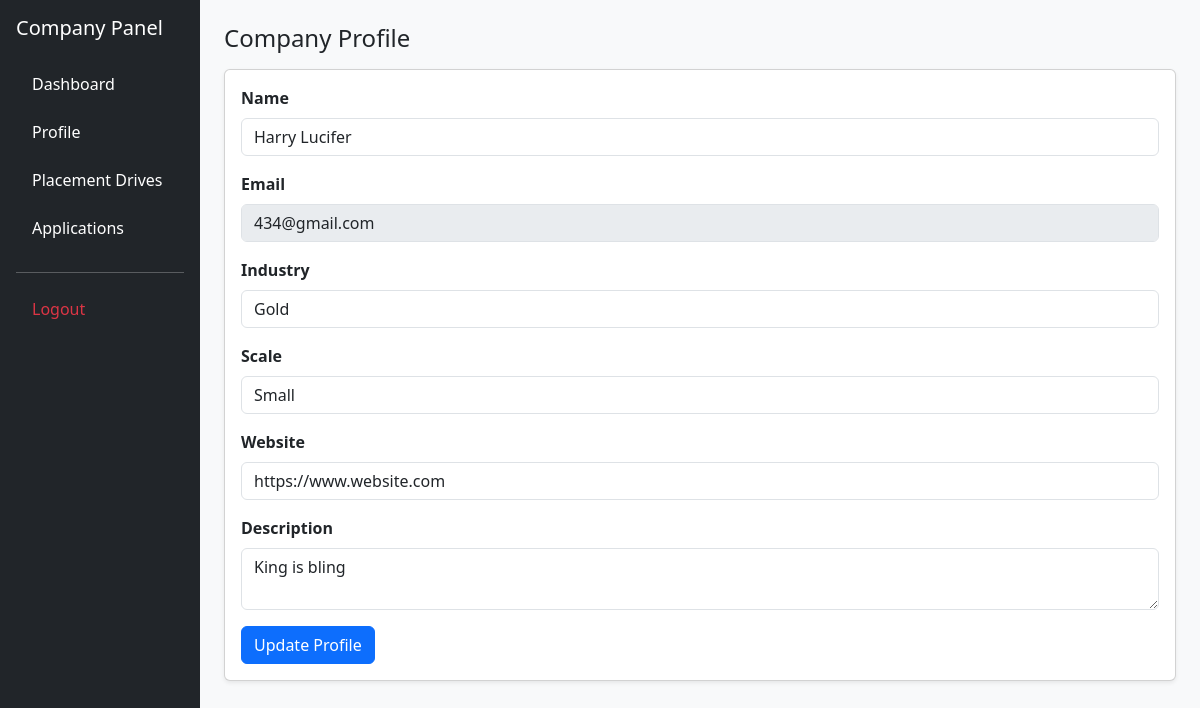
/company/profile (signed in), run on an earlier commit of the app's database.
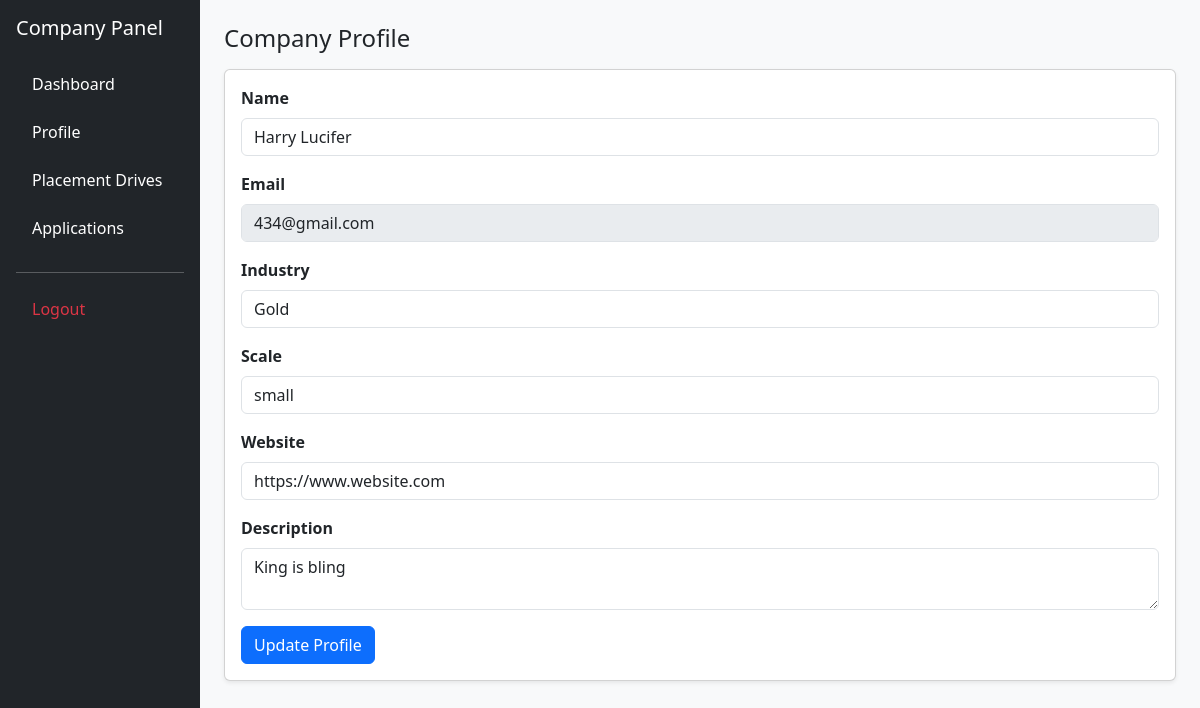
And on a later commit of the database.
### application/models.py (models this page shows)
class Company(db.Model, UserMixin):
    id = db.Column(db.Integer, primary_key=True)
    username = db.Column(db.String(100), unique=True, nullable=False)
    email = db.Column(db.String(120), unique=True, nullable=False)
    name = db.Column(db.String(100), unique=True, nullable=False)
    password = db.Column(db.String(128), nullable=False)
    category = db.Column(db.String(50), nullable=False) # Gold, Silver, etc.
    scale = db.Column(db.String(50), nullable=False)    # MNC, Startup, etc.
    description = db.Column(db.Text, nullable=True)
    placementHistory = db.Column(db.Text, nullable=True)
    address = db.Column(db.String(100), nullable=True)
    locations = db.Column(db.String(200), nullable=True)
    website = db.Column(db.String(100), nullable=True)
    contactName = db.Column(db.String(100), nullable=True)
    contactEmail = db.Column(db.String(120), nullable=True)
    status = db.Column(db.String(50), nullable=False, default="Pending")
    isBlacklisted = db.Column(db.Boolean, nullable=False, default=False)
    drives = db.relationship('Drive', backref='company', lazy=True)

### application/controllers.py (the view)
@app.route("/company/profile")
@login_required
def company_profile():
    company = Company.query.get(current_user.id)
    return render_template(
        "companyprofile.html",
        company=company
    )

### app.py (called while the page is built)
def create_app():
    app = Flask(__name__)
    app.config['SECRET_KEY'] = "afgjke12359754iloyuremane45j"
    app.config['SQLALCHEMY_DATABASE_URI'] = 'sqlite:///placement_portal.sqlite3'
    app.config['SQLALCHEMY_TRACK_MODIFICATIONS'] = False
    app.debug = True
    db.init_app(app)
    login_manager.init_app(app)
    login_manager.login_view = "login"
    @login_manager.user_loader
    def load_user(user_id):
        if not user_id:
            return None
        try:
            uid = int(user_id)
        except Exception:
            return None
        user = User.query.get(uid)
        if user:
            return user
        return Company.query.get(uid)
    return app

### templates/companyprofile.html (shortened to what this page needs)
<!DOCTYPE html>
<html>
<head>
<link href="https://cdn.jsdelivr.net/npm/bootstrap@5.3.0/dist/css/bootstrap.min.css" rel="stylesheet">
</head>
<body class="bg-light">
<div class="container-fluid">
<div class="row">
<div class="col-md-3 col-lg-2 bg-dark text-white min-vh-100 p-3">
<h5 class="mb-4">Company Panel</h5>
<ul class="nav flex-column">
<li class="nav-item mb-2">
<a href="/company" class="nav-link text-white">Dashboard</a>
</li>
<li class="nav-item mb-2">
<a href="/company/profile" class="nav-link text-white">Profile</a>
</li>
<li class="nav-item mb-2">
<a href="/company/drives" class="nav-link text-white">Placement Drives</a>
</li>
<li class="nav-item mb-2">
<a href="/company/applications" class="nav-link text-white">Applications</a>
</li>
<hr class="bg-light">
<li class="nav-item">
<a href="/logout" class="nav-link text-danger">Logout</a>
</li>
</ul>
</div>
<div class="col-md-9 col-lg-10 p-4">
<h4>Company Profile</h4>
<div class="card shadow-sm mt-3">
<div class="card-body">
<form method="POST" action="/company/profile/update">
<div class="mb-3">
<label class="form-label"><strong>Name</strong></label>
<input
type="text"
name="name"
class="form-control"
value="{{company.name}}"
required
minlength="2"
maxlength="100"
pattern="[A-Za-z0-9\s&.,'-]+"
title="Name should be 2–100 characters and contain only letters, numbers, spaces or & . , ' -">
</div>
<div class="mb-3">
<label class="form-label"><strong>Email</strong></label>
<input
type="email"
class="form-control"
value="{{company.email}}"
disabled>
</div>
<div class="mb-3">
<label class="form-label"><strong>Industry</strong></label>
<input
type="text"
name="category"
class="form-control"
value="{{company.category}}"
required
minlength="2"
maxlength="60"
pattern="[A-Za-z\s]+"
title="Industry should contain only letters and spaces">
</div>
<div class="mb-3">
<label class="form-label"><strong>Scale</strong></label>
<input
type="text"
name="scale"
class="form-control"
value="{{company.scale}}"
required
pattern="[A-Za-z\s]+"
title="Enter the Scale">
</div>
<div class="mb-3">
<label class="form-label"><strong>Website</strong></label>
<input
type="url"
name="website"
class="form-control"
value="{{company.website}}"
placeholder="https://example.com"
required>
</div>
<div class="mb-3">
<label class="form-label"><strong>Description</strong></label>
<textarea
name="description"
class="form-control"
required
minlength="20"
maxlength="500"
title="Description must be between 20 and 500 characters">{{company.description}}</textarea>
</div>
<button class="btn btn-primary">
Update Profile
</button>
</form>
</div>
</div>
</div>
</div>
</div>
</body>
</html>

What changed in the data, as far as the page shows it:
changed Company "Harry Lucifer": scale "Small" → "small"
